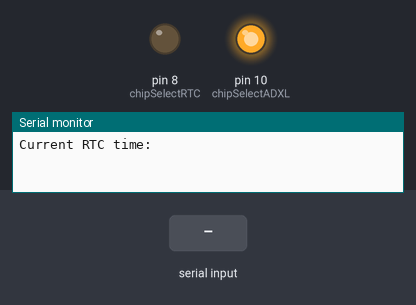
The sketch below on a simulated Arduino Uno, built with avr-gcc and run on an emulated ATmega328P. On the bench: output pins drawn as LEDs (lit = HIGH), the last lines printed to the serial monitor. The test bench sets the inputs (shaded band). Pins used as bus, display or sensor lines are not drawn.

Above: at 0.02 s.
At 1.2 s:
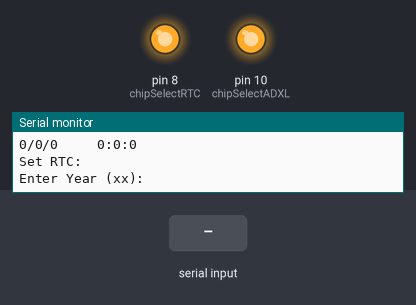
1.3 s: "90,45,200\n" received over Serial
2.8 s: "30,150,10\n" received over Serial
Timing chart, 0 to 5.8 s (numbered marks = the images above; inputs shaded):
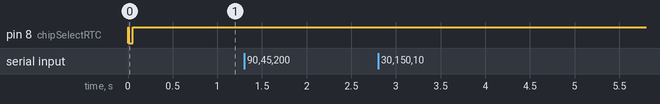

The sketch:

Capstone_46_SetRTC.ino
```cpp
/**
 * Samples are logged at regular intervals.  The maximum logging rate
 * depends on the quality of your SD card and the time required to
 * read sensor data.  This example has been tested at 500 Hz with
 * good SD card on an Uno.  4000 HZ is possible on a Due.
 *
 * If your SD card has a long write latency, it may be necessary to use
 * slower sample rates.  Using a Mega Arduino helps overcome latency
 * problems since 13 512 byte buffers will be used.
 *
 * Data is written to the file using a SD multiple block write command.
 */

 /*===========================================DEFINITIONS===========================================*/
#include <SPI.h>
#define chipSelectRTC 8
#define SD_CS_PIN 9
#define chipSelectADXL 10

/*======================RTC INITIALIZATION=================*/
int RTC_init(){
  pinMode(chipSelectRTC,OUTPUT); // chip select
  // start the SPI library:
  SPI.begin();
  SPI.setBitOrder(MSBFIRST);
  SPI.setDataMode(SPI_MODE3); // both mode 1 & 3 should work MODE 3
  //set control register
  digitalWrite(chipSelectRTC, LOW);
  SPI.transfer(0x8E);
  SPI.transfer(0x60); //60= disable Osciallator and Battery SQ wave @1hz, temp compensation, Alarms disabled
  digitalWrite(chipSelectRTC, HIGH);
  delay(10);
}
/*=================SET RTC FUNCTION===============*/
int SetTimeDate(int d, int mo, int y, int h, int mi, int s){
  int TimeDate [7]={
    s,mi,h,0,d,mo,y  };
  for(int i=0; i<=6;i++){
    if(i==3)
      i++;
    int b= TimeDate[i]/10;
    int a= TimeDate[i]-b*10;
    if(i==2){
      if (b==2)
        b=B00000010;
      else if (b==1)
        b=B00000001;
    }
    TimeDate[i]= a+(b<<4);

    digitalWrite(chipSelectRTC, LOW);
    SPI.transfer(i+0x80);
    SPI.transfer(TimeDate[i]);
    digitalWrite(chipSelectRTC, HIGH);
  }
}
/*==========READ RTC AS STRING============*/
String ReadTimeDate(){

  SPI.setDataMode(SPI_MODE3);
  String temp;
  int TimeDate [7]; //second,minute,hour,null,day,month,year
  for(int i=0; i<=6;i++){
    if(i==3)
      i++;
    digitalWrite(chipSelectRTC, LOW);
    SPI.transfer(i+0x00);
    unsigned int n = SPI.transfer(0x00);
    digitalWrite(chipSelectRTC, HIGH);
    int a=n & B00001111;
    if(i==2){
      int b=(n & B00110000)>>4; //24 hour mode
      if(b==B00000010)
        b=20;
      else if(b==B00000001)
        b=10;
      TimeDate[i]=a+b;
    }
    else if(i==4){
      int b=(n & B00110000)>>4;
      TimeDate[i]=a+b*10;
    }
    else if(i==5){
      int b=(n & B00010000)>>4;
      TimeDate[i]=a+b*10;
    }
    else if(i==6){
      int b=(n & B11110000)>>4;
      TimeDate[i]=a+b*10;
    }
    else{
      int b=(n & B01110000)>>4;
      TimeDate[i]=a+b*10;
    }
  }
  temp.concat(TimeDate[4]);
  temp.concat("/") ;
  temp.concat(TimeDate[5]);
  temp.concat("/") ;
  temp.concat(TimeDate[6]);
  temp.concat("     ") ;
  temp.concat(TimeDate[2]);
  temp.concat(":") ;
  temp.concat(TimeDate[1]);
  temp.concat(":") ;
  temp.concat(TimeDate[0]);
  return(temp);
}


/*==========================================SETUP===================================================*/
void setup(void) {
  ////Set up the Chip Select pin to be an output from the Arduino.
  pinMode(chipSelectADXL, OUTPUT);
  ////Before communication starts, the Chip Select pin needs to be set high.
  digitalWrite(chipSelectADXL, HIGH);
   ////Set up the Chip Select pin to be an output from the Arduino.
  pinMode(SD_CS_PIN, OUTPUT);
  ////Before communication starts, the Chip Select pin needs to be set high.
  digitalWrite(SD_CS_PIN, HIGH);
  RTC_init();
  Serial.begin(9600);
}

/*========================================MAIN LOOP==================================*/
void loop(void) {
   Serial.println("Current RTC time: ");
   Serial.print(ReadTimeDate());
  // discard any input
   while (Serial.read() >= 0) {}
   Serial.println();
   Serial.println();
   Serial.println(F("Set RTC:"));
   Serial.println(F("Enter Year (xx):"));

   while(!Serial.available()) {}
   int year = Serial.parseInt();

   Serial.println();
   Serial.println(F("Enter Month (xx):"));

   while(!Serial.available()) {}
   int month = Serial.parseInt();

   Serial.println();
   Serial.println(F("Enter Day (xx):"));

   while(!Serial.available()) {}
   int day = Serial.parseInt();

   Serial.println();
   Serial.println(F("Enter Hour (xx):"));

   while(!Serial.available()) {}
   int hour = Serial.parseInt();

   Serial.println();
   Serial.println(F("Enter Min (xx):"));

   while(!Serial.available()) {}
   int minute = Serial.parseInt();

   Serial.println();
   Serial.println(F("Enter Second (xx):"));

   while(!Serial.available()) {}
   int second = Serial.parseInt();

   // Discard extra Serial data.
   do {
   delay(10);
   } while (Serial.read() >= 0);

   SetTimeDate(day, month, year, hour, minute, second);
   Serial.println("New RTC time: ");
   Serial.println(ReadTimeDate());
   Serial.println();
   Serial.println();
   Serial.println();

   while(1){
     Serial.println(ReadTimeDate());
     delay(500);
   }


}
```
